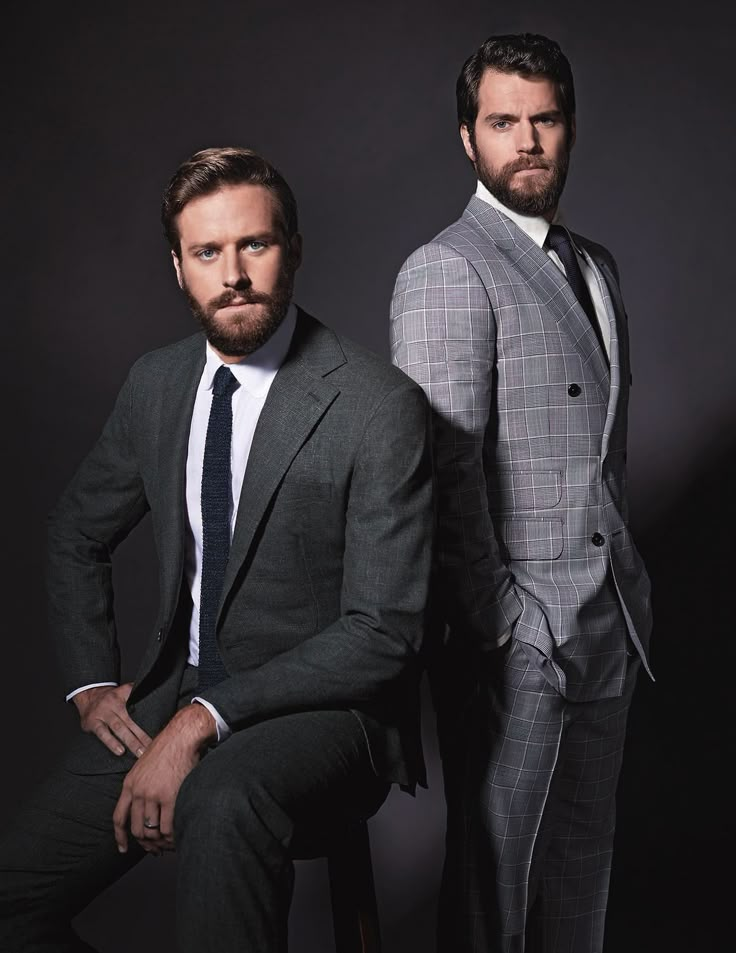
#> input picture office.w.jpg, 736 x 953 px
$ python main.py
#> lines starting #> are read from the running program, lines starting #| are printed output that depends on the picture
from turtledemo.nim import COLOR

import cv2

face_haar_cascade = cv2.CascadeClassifier('haarcascade_frontalface_default.xml')
image = cv2.imread('office.w.jpg')
#> image is the input picture: shape (953, 736, 3); mean B, G, R 49.2, 46.3, 50
gray_image = cv2.cvtColor(image, cv2.COLOR_BGR2GRAY)
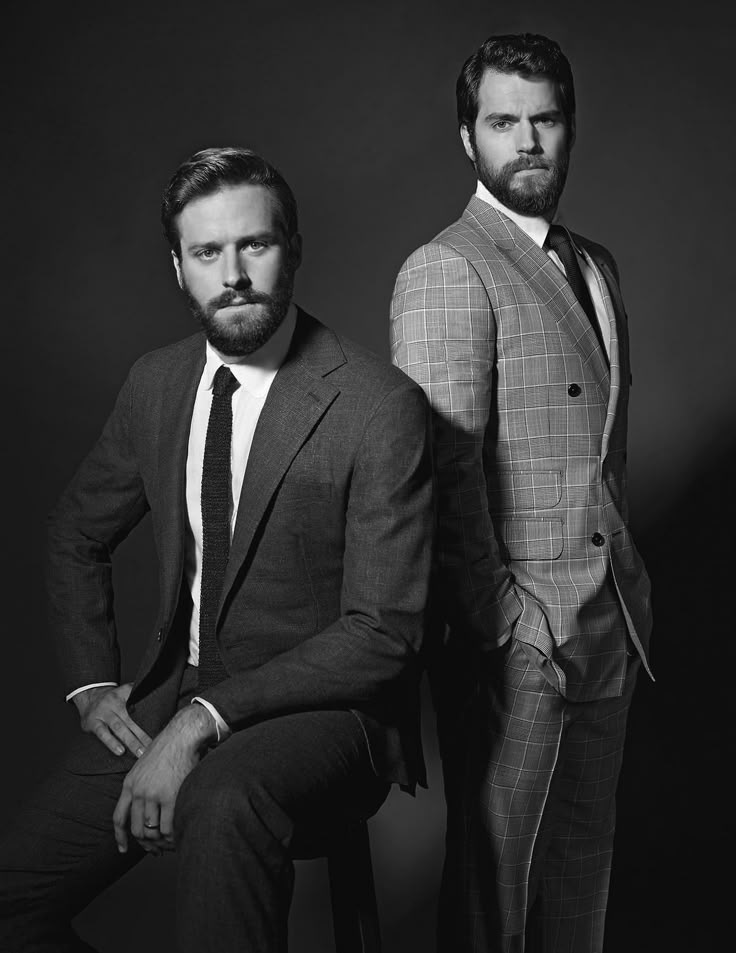
#> gray_image: shape (953, 736); min 0, max 255, mean 47.7
#cv2.imshow("Gray", "gray")
#cv2.waitKey()

#> (the run stopped early here; a loop or call above may not have finished)
